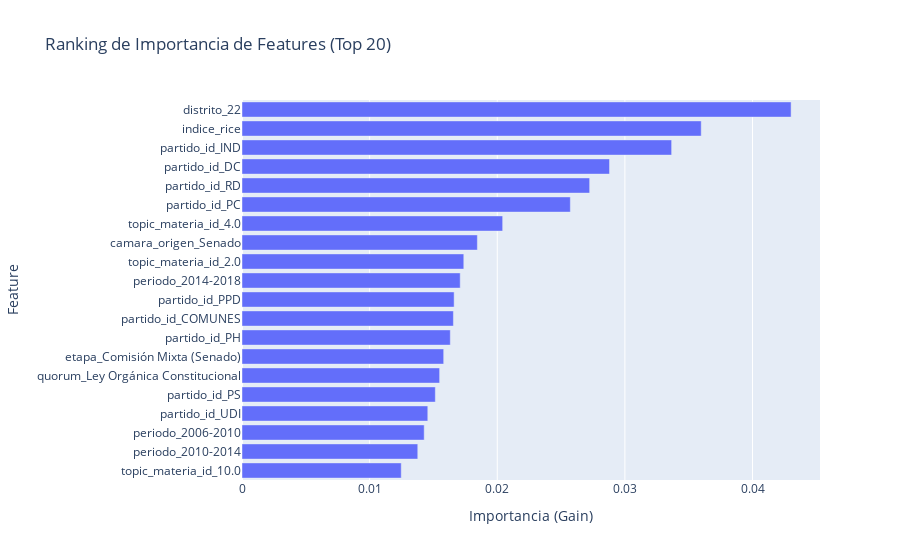

Notebook cell for this chart:
### Code cell
import plotly.express as px # (Asegúrate de tenerlo importado)

logging.info("Iniciando análisis de Importancia de Features (Nativo de XGBoost)...")
logging.warning("Pivote: Se usará 'feature_importances_' de XGBoost debido a un bug de compatibilidad con SHAP.")

# 1. Extraer el clasificador y el preprocesador del pipeline
xgb_model = pipe_xgb.named_steps['classifier']
preprocessor_fitted = pipe_xgb.named_steps['preprocessor']

# 2. Obtener los nombres de las features *después* del OneHotEncoding
try:
    feature_names = preprocessor_fitted.get_feature_names_out()
    feature_names = [name.replace('num__', '').replace('cat__', '') for name in feature_names]
except Exception as e:
    logging.error(f"No se pudieron obtener los nombres de las features automáticamente: {e}")
    raise e

# 3. (EL PIVOTE) Obtener la importancia nativa del modelo
#    (Esto es un array de números, uno por cada feature)
importances = xgb_model.feature_importances_

# 4. Crear un DataFrame para mapear nombres a importancia
df_importance = pd.DataFrame({
    'feature': feature_names,
    'importance': importances
}).sort_values(by='importance', ascending=False)

logging.info("✓ Importancia de features calculada.")

# 5. ¡El Gráfico "Pulento"! (Ranking de Features)
print("\n--- Importancia de Features (Ranking Nativo de XGBoost) ---")
# (Mostrar el top 20)
top_20_features = df_importance.head(20).sort_values(by='importance', ascending=True)

fig = px.bar(
    top_20_features,
    x='importance',
    y='feature',
    orientation='h',
    title="Ranking de Importancia de Features (Top 20)",
    labels={'importance': 'Importancia (Gain)', 'feature': 'Feature'}
)
fig.update_layout(yaxis_title="Feature", xaxis_title="Importancia (Gain)")
fig.show()

display(df_importance.head(10))

### Figure 1 — Plotly figure (JSON) as saved in the notebook; plotly's stock layout.template omitted (floating-point values rounded to 4 significant figures)
{"data": [{"hovertemplate": "Importancia (Gain)=%{x}<br>Feature=%{y}<extra></extra>", "legendgroup": "", "marker": {"color": "#636efa", "pattern": {"shape": ""}}, "name": "", "orientation": "h", "showlegend": false, "textposition": "auto", "type": "bar", "x": [0.01248, 0.01377, 0.01428, 0.01456, 0.01515, 0.01549, 0.0158, 0.01632, 0.01656, 0.01662, 0.0171, 0.01738, 0.01844, 0.02042, 0.02573, 0.02724, 0.0288, 0.03366, 0.03598, 0.04302], "xaxis": "x", "y": ["topic_materia_id_10.0", "periodo_2010-2014", "periodo_2006-2010", "partido_id_UDI", "partido_id_PS", "quorum_Ley Orgánica Constitucional", "etapa_Comisión Mixta (Senado)", "partido_id_PH", "partido_id_COMUNES", "partido_id_PPD", "periodo_2014-2018", "topic_materia_id_2.0", "camara_origen_Senado", "topic_materia_id_4.0", "partido_id_PC", "partido_id_RD", "partido_id_DC", "partido_id_IND", "indice_rice", "distrito_22"], "yaxis": "y"}], "layout": {"barmode": "relative", "legend": {"tracegroupgap": 0}, "title": {"text": "Ranking de Importancia de Features (Top 20)"}, "xaxis": {"anchor": "y", "domain": [0, 1], "title": {"text": "Importancia (Gain)"}}, "yaxis": {"anchor": "x", "domain": [0, 1], "title": {"text": "Feature"}}}}
